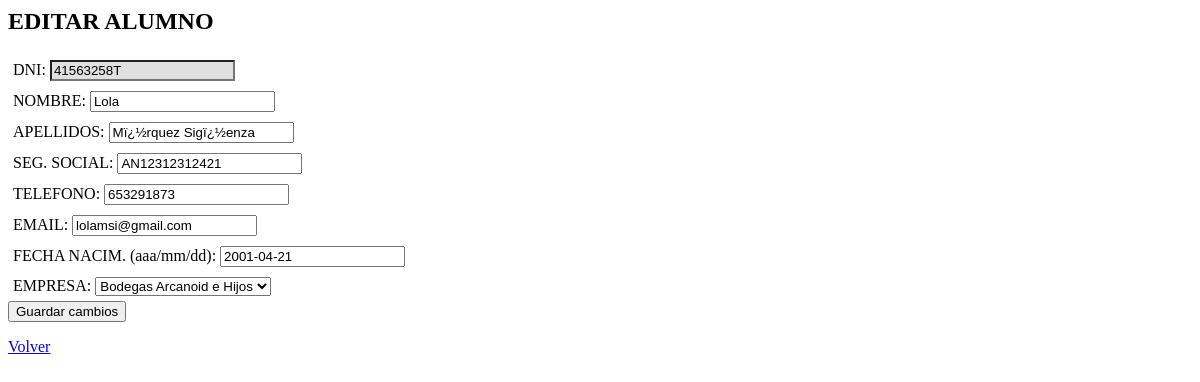
Screenshot of /editarAlumno.php?dniAl=41563258T with the database file from the repository.
### tables this page shows
CREATE TABLE IF NOT EXISTS `alumno` (
  `DNI` varchar(9) NOT NULL,
  `NOMBRE` varchar(45) DEFAULT NULL,
  `APELLIDOS` varchar(45) DEFAULT NULL,
  `SEG. SOCIAL` varchar(14) DEFAULT NULL,
  `TELEFONO` varchar(9) DEFAULT NULL,
  `EMAIL` varchar(45) DEFAULT NULL,
  `FECHANACIMIENTO` date DEFAULT NULL,
  `EMPRESA_CIF` varchar(9) NOT NULL
);

### includes/dbconn.class.php (called while the page is built, shortened)
<?php
class DBConnection {
	private $connection;
	private $actual_result;
	function __construct() {
		if (!isset($this->connection) || is_null($this->connection)){
			$this->connection = new mysqli(DB_HOST,DB_USER,DB_PASS,DB_NAME);
		}
	}
	function query($sql) {
		$this->actual_result = $this->connection->query($sql);
	}
	function getNumRows() {
		if (isset($this->actual_result) || is_null($this->actual_result)) {
			return $this->actual_result->num_rows;
		}
		return 0;
	}
	function getRowAssoc($row_no) {
		if (isset($this->actual_result) || is_null($this->actual_result)) {
			$this->actual_result->data_seek($row_no);
			return $this->actual_result->fetch_assoc();
		}
		return NULL;
	}
}
?>

### includes/dao/alumno.dao.php (called while the page is built, shortened)
<?php
require_once('includes/dbconn.class.php');
require_once('includes/dom/alumno.class.php');
class AlumnoDAO {
	function cargaAlumno($dni) {
		$con = new DBConnection();
		$sql = "SELECT * FROM ALUMNO WHERE DNI = '$dni'";
		$con->query($sql);
		if ($con->getNumRows() >= 1) {
			$row = $con->getRowAssoc(0);
			$alu = new Alumno();
			$alu->setDni($dni);
			$alu->setNombre($row['NOMBRE']);
			$alu->setApellidos($row['APELLIDOS']);
			$alu->setSegSocial($row['SEG. SOCIAL']);
			$alu->setTelefono($row['TELEFONO']);
			$alu->setEmail($row['EMAIL']);
			$alu->setFechaNac($row['FECHANACIMIENTO']);
			$alu->setEmpresaCif($row['EMPRESA_CIF']);
			return $alu;
		}
		return NULL;
	}
}
?>

### includes/dom/alumno.class.php (called while the page is built, shortened)
<?php
class Alumno {
	private $dni;
	private $nombre;
	private $apellidos;
	private $seg_social;
	private $telefono;
	private $email;
	private $fecha_nac;
	private $empresa_cif;
	function getDni() {
		return $this->dni;
	}
	function setDni($dni) {
		$this->dni = $dni;
	}
	function getNombre() {
		return $this->nombre;
	}
	function setNombre($nombre) {
		$this->nombre = $nombre;
	}
	function getApellidos() {
		return $this->apellidos;
	}
	function setApellidos($apellidos) {
		$this->apellidos = $apellidos;
	}
	function getSegSocial() {
		return $this->seg_social;
	}
	function setSegSocial($seg_social) {
		$this->seg_social = $seg_social;
	}
	function getTelefono() {
		return $this->telefono;
	}
	function setTelefono($telefono) {
		$this->telefono = $telefono;
	}
	function getEmail() {
		return $this->email;
	}
	function setEmail($email) {
		$this->email = $email;
	}
	function getFechaNac() {
		return $this->fecha_nac;
	}
	function setFechaNac($fecha_nac) {
		$this->fecha_nac = $fecha_nac;
	}
	function getEmpresaCif() {
		return $this->empresa_cif;
	}
	function setEmpresaCif($empresa_cif) {
		$this->empresa_cif = $empresa_cif;
	}
}
?>

### includes/dao/empresa.dao.php (called while the page is built, shortened)
<?php
require_once('includes/dbconn.class.php');
require_once('includes/dom/empresa.class.php');
class EmpresaDAO {
	function cargaEmpresas() {
		$con = new DBConnection();
		$sql = "SELECT * FROM EMPRESA";
		$con->query($sql);
		if ($con->getNumRows() >= 1) {
			$emprs = array();
			for ($row_no = $con->getNumRows() - 1; $row_no >= 0; $row_no--) {
				$row = $con->getRowAssoc($row_no);
				$emp = new Empresa();
				$emp->setCif($row['CIF']);
				$emp->setRazonSocial($row['RAZON_SOCIAL']);
				$emp->setDomicilio($row['DOMICILIO']);
				$emp->setCiudad($row['CIUDAD']);
				$emp->setProvincia($row['PROVINCIA']);
				$emp->setTelefono($row['TELEFONO']);
				$emp->setEmail($row['EMAIL']);
				$emprs[] = $emp;
			}
			return $emprs;
		}
		return NULL;
	}
}
?>

### includes/dom/empresa.class.php (called while the page is built, shortened)
<?php
class Empresa {
	private $cif;
	private $razon_social;
	function getCif() {
		return $this->cif;
	}
	function setCif($cif) {
		$this->cif = $cif;
	}
	function getRazonSocial() {
		return $this->razon_social;
	}
	function setRazonSocial($razon_social) {
		$this->razon_social = $razon_social;
	}
}
?>

### editarAlumno.php (the view, shortened to what this page needs)
<?php
include('header.php');
require_once('includes/dao/empresa.dao.php');
require_once('includes/dao/alumno.dao.php');
$alumnoDao = new AlumnoDAO();
$alu = new Alumno();
if (isset($_POST['ea_save'])) {
	$dni = $_POST['ea_dni'];
	$nombre = $_POST['ea_nombre'];
	$apellidos = $_POST['ea_apellidos'];
	$seg_social = $_POST['ea_seg_social'];
	$telefono = $_POST['ea_telefono'];
	$email = $_POST['ea_email'];
	$fecha_nac = $_POST['ea_fecha_nac'];
	$empresa_cif = $_POST['ea_empresa_cif'];
	$alu->setDni($dni);
	$alu->setNombre($nombre);
	$alu->setApellidos($apellidos);
	$alu->setSegSocial($seg_social);
	$alu->setTelefono($telefono);
	$alu->setEmail($email);
	$alu->setFechaNac($fecha_nac);
	$alu->setEmpresaCif($empresa_cif);
	$res = $alumnoDao->editarAlumno($alu);
	if ($res === TRUE){
		echo "<p>Alumno editado correctamente...</p>";
	} else {
		echo "<p>ERROR al editar el alumno:</p><p>$res</p>";
	}
	echo "<p><a href=\"index.php\">Volver</a></p>";
}
else if (isset($_GET['dniAl']) && !empty($_GET['dniAl'])){
	$dniAl = $_GET['dniAl'];
	$alu = $alumnoDao->cargaAlumno($dniAl);
}
?>
<h2>EDITAR ALUMNO</h2>
<form name="abmEditAlumno" method="post" onSubmit="javascript:return confirmEditarAlumno();">
<label for="ea_dni">DNI:
<input name="ea_dni" type="text" value="<?php echo $alu->getDni(); ?>" readonly="readonly"></label>
<label for="ea_nombre">NOMBRE:
<input name="ea_nombre" type="text" value="<?php echo $alu->getNombre(); ?>"></label>
<label for="ea_apellidos">APELLIDOS:
<input name="ea_apellidos" type="text" value="<?php echo $alu->getApellidos(); ?>"></label>
<label for="ea_seg_socia">SEG. SOCIAL:
<input name="ea_seg_social" type="text" value="<?php echo $alu->getSegSocial(); ?>"></label>
<label for="ea_telefono">TELEFONO:
<input name="ea_telefono" type="text" value="<?php echo $alu->getTelefono(); ?>"></label>
<label for="ea_email">EMAIL:
<input name="ea_email" type="text" value="<?php echo $alu->getEmail(); ?>"></label>
<label for="ea_fecha_nac">FECHA NACIM. (aaa/mm/dd):
<input name="ea_fecha_nac" type="text" value="<?php echo $alu->getFechaNac(); ?>"></label>
<label for="ea_empresa_cif">EMPRESA:
<select name="ea_empresa_cif" value="<?php echo $alu->getEmpresaCif(); ?>">
<?php
$empresaDao = new EmpresaDAO();
$empresas = $empresaDao->cargaEmpresas();
foreach($empresas as $empresa) {
	$sel = "";
	if ($empresa->getCif() == $alu->getEmpresaCif()) {
		$sel = "selected=\"selected\"";
	}
	echo "<option value=\"" . $empresa->getCif() . "\" $sel>" . $empresa->getRazonSocial() . "</option>";
}
?>
</select></label>
<input type="submit" name="ea_save" value="Guardar cambios" />
</form>
<a href="index.php">Volver</a>
<?php
include('footer.php');
?>

### css/estilos.css (style rules this page uses)
label { clear:both; float:left; margin:5px; }
input[readonly="readonly"] { background-color:#e0e0e0; }

### rows the page displays
alumno: ea_dni "41563258T", ea_nombre "Lola", ea_apellidos "Mï¿½rquez Sigï¿½enza", ea_seg_social "AN12312312421", ea_telefono "653291873", ea_email "lolamsi@gmail.com", ea_fecha_nac "2001-04-21"

### other values shown
form field ea_empresa_cif "Bodegas Arcanoid e Hijos"
